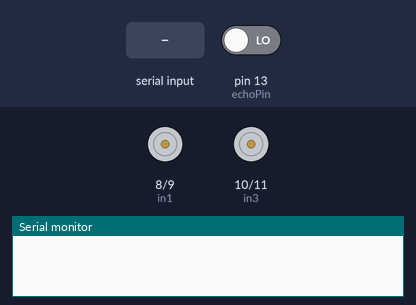
Bench run of a sketch on a simulated Arduino Uno, built with avr-gcc and run on an emulated ATmega328P. Shown: motor-driver pin pairs drawn as motors (green arrow = first pin HIGH = forward, orange = second pin HIGH = backward, longer = more drive), the last lines printed to the serial monitor. The test bench sets the inputs (shaded band); at power-on: pin 13 (echoPin) LOW.

Above: at 1.2 s.
1.3 s: "1" received over the second serial link
2.8 s: "F" received over the second serial link
At 3.7 s:
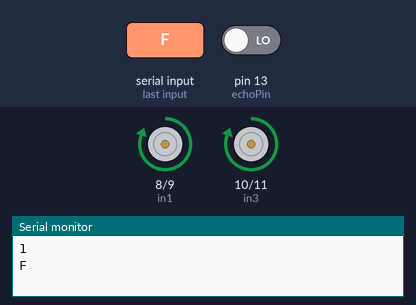
4.3 s: "R" received over the second serial link
At 4.9 s:
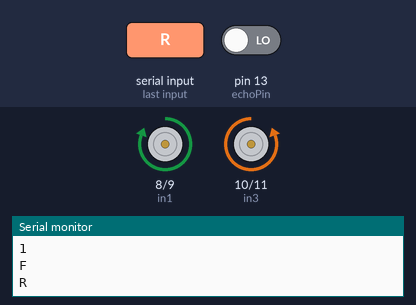
5.8 s: "L" received over the second serial link
At 7.0 s:
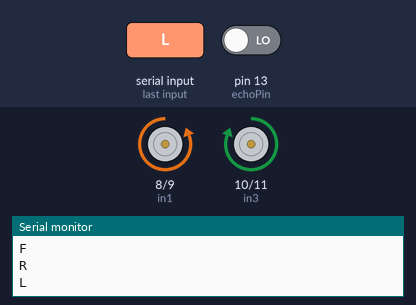
7.3 s: "B" received over the second serial link
At 8.4 s:
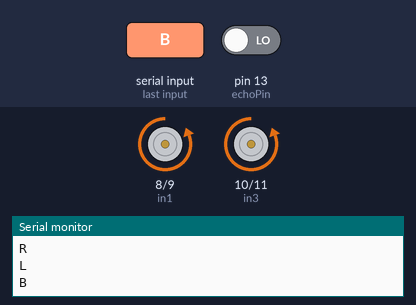
8.8 s: "2" received over the second serial link
At 11.8 s:
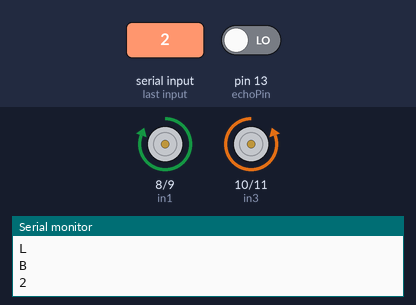
Timing chart, 0 to 12.8 s (numbered marks = the images above; inputs shaded):
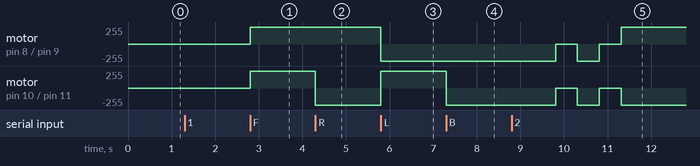

Measured:
- after the input at 2.8 s, motor on pin 8 (in1) / pin 9 (in2), motor on pin 10 (in3) / pin 11 (in4): stopped → forward 255/255 at once
- after the input at 4.3 s, motor on pin 10 (in3) / pin 11 (in4): forward 255/255 → backward 255/255 at once
- after the input at 5.8 s, motor on pin 8 (in1) / pin 9 (in2): forward 255/255 → backward 255/255 at once; motor on pin 10 (in3) / pin 11 (in4): backward 255/255 → forward 255/255 at once
- after the input at 7.3 s, motor on pin 10 (in3) / pin 11 (in4): forward 255/255 → backward 255/255 at once

The sketch:

robotcar.ino
```cpp
#include <SoftwareSerial.h>
SoftwareSerial bluetooth(2, 3);
char command;

int in1 = 8;
int in2 = 9;
int in3 = 10;
int in4 = 11;
int flag = 0;
int trigPin = 12; // trig pin of HC-SR04
int echoPin = 13;
long duration, distance;

void setup()
{
  Serial.begin(9600);
  bluetooth.begin(9600);
  pinMode(in1, OUTPUT); // set Motor pins as output
  pinMode(in2, OUTPUT);
  pinMode(in3, OUTPUT);
  pinMode(in4, OUTPUT);
  pinMode(trigPin, OUTPUT); // set trig pin as output
  pinMode(echoPin, INPUT);
}
void loop()
{

  if(bluetooth.available()>0)
  {
   command = bluetooth.read();
   Serial.println(command);
  }
   if(command=='1'){
    flag =1;
   }
    if(flag==1){

    if(command=='F'){
    forward();
   }
   if(command=='R'){
    right();
   }
   if(command=='L'){
    left();
   }
   if(command=='B'){
    backward();
   }
   if(command=='S'){
    stop();
   }
   if(command=='2'){
    mode2();

   }
   }
  }
void mode2(){
  digitalWrite(trigPin, LOW);
  delayMicroseconds(2);
  digitalWrite(trigPin, HIGH); // send waves for 10 us
  delayMicroseconds(10);
  duration = pulseIn(echoPin, HIGH); // receive reflected waves
  distance = duration / 58.2; // convert to distance
  //Serial.println(distance);
  delay(10);

  if (distance >5)
    {
      forward();
    }
  else if(distance<5){
      stop();
      delay(500);
      backward();
      delay(500);
      stop();
      delay(500);
      right();
      delay(500);
    }

}
void forward()
{
  digitalWrite(in1, HIGH);
  digitalWrite(in2, LOW);
  digitalWrite(in3, HIGH);
  digitalWrite(in4, LOW);
}

void backward()
{
  digitalWrite(in1, LOW);
  digitalWrite(in2, HIGH);
  digitalWrite(in3, LOW);
  digitalWrite(in4, HIGH);
}

void left()
{
  digitalWrite(in1, LOW);
  digitalWrite(in2, HIGH);
  digitalWrite(in3, HIGH);
  digitalWrite(in4, LOW);
}

void right()
{
  digitalWrite(in1, HIGH);
  digitalWrite(in2, LOW);
  digitalWrite(in3, LOW);
  digitalWrite(in4, HIGH);
}

void stop()
{
  digitalWrite(in1, LOW);
  digitalWrite(in2, LOW);
  digitalWrite(in3, LOW);
  digitalWrite(in4, LOW);
}
```
